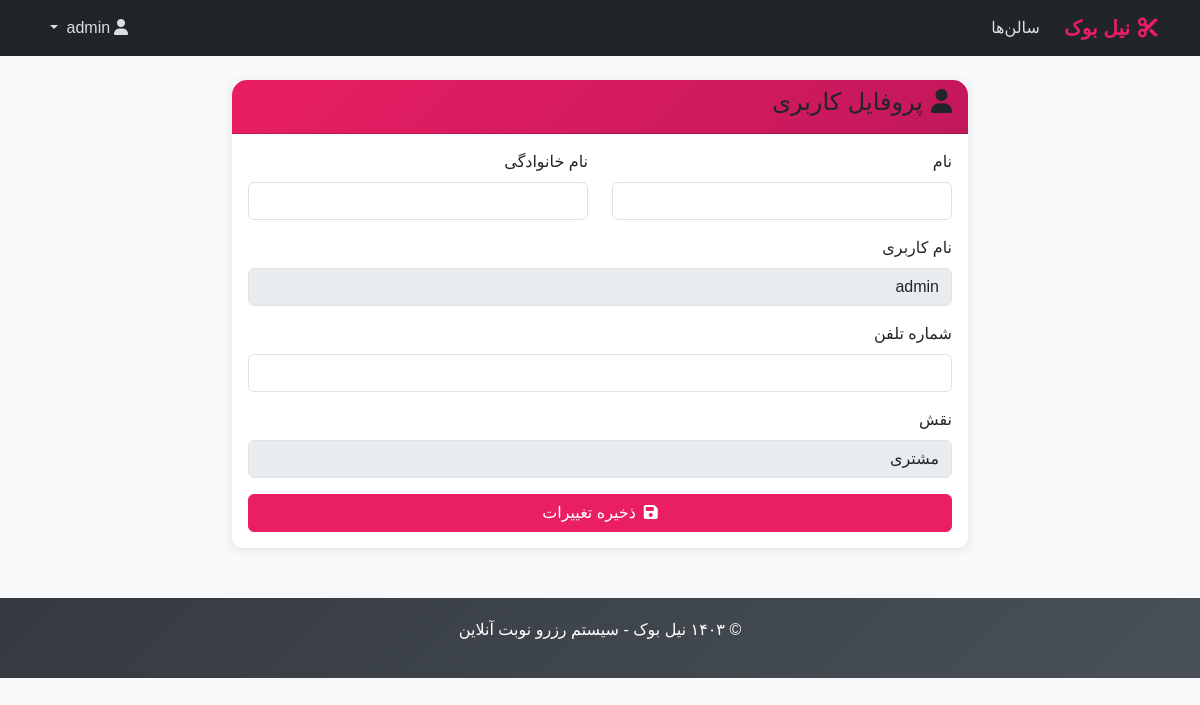
The app's page /accounts/profile/ (signed in), older data.
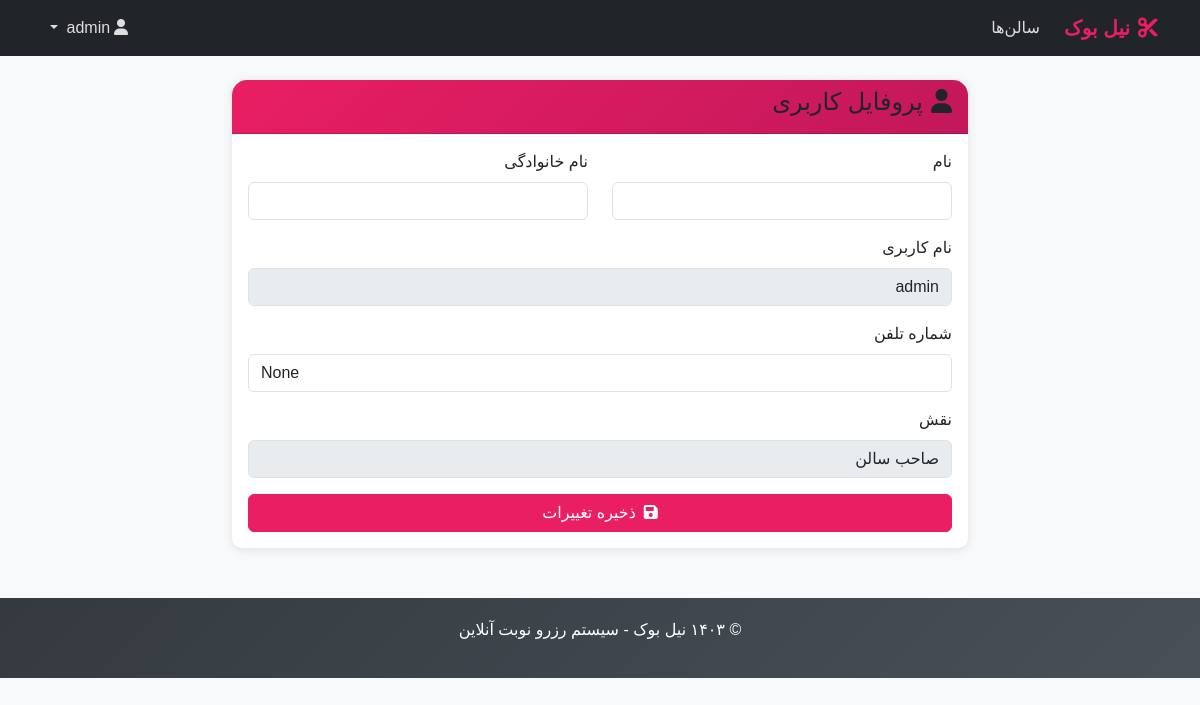
The same page, newer data.
### accounts/models.py (models this page shows, shortened)
class User(AbstractUser):
    ROLE_CHOICES = [
        ('salon_owner', 'صاحب سالن'),
        ('staff', 'کارمند'),
        ('customer', 'مشتری'),
    ]
    role = models.CharField(max_length=20, choices=ROLE_CHOICES, default='customer')
    phone = models.CharField(max_length=15, unique=True, blank=True, null=True)
    created_at = models.DateTimeField(auto_now_add=True)
    class Meta:
        verbose_name = 'کاربر'
        verbose_name_plural = 'کاربران'

### accounts/views.py (the view, shortened to what this page needs)
# urls.py: path('profile/', views.profile_view, name='profile'),
@login_required
def profile_view(request):
    return render(request, 'accounts/profile.html')

### templates/accounts/profile.html (shortened to what this page needs)
{% extends 'base.html' %}
{% block content %}
<div class="row justify-content-center">
    <div class="col-md-8">
        <div class="card">
            <div class="card-header">
                <h4><i class="fas fa-user me-2"></i>پروفایل کاربری</h4>
            </div>
            <div class="card-body">
                <form method="post">
                    <div class="row">
                        <div class="col-md-6 mb-3">
                            <label for="first_name" class="form-label">نام</label>
                            <input type="text" class="form-control" id="first_name" name="first_name" value="{{ user.first_name }}">
                        </div>
                        <div class="col-md-6 mb-3">
                            <label for="last_name" class="form-label">نام خانوادگی</label>
                            <input type="text" class="form-control" id="last_name" name="last_name" value="{{ user.last_name }}">
                        </div>
                    </div>
                    <div class="mb-3">
                        <label for="username" class="form-label">نام کاربری</label>
                        <input type="text" class="form-control" id="username" value="{{ user.username }}" disabled>
                    </div>
                    <div class="mb-3">
                        <label for="phone" class="form-label">شماره تلفن</label>
                        <input type="tel" class="form-control" id="phone" name="phone" value="{{ user.phone }}">
                    </div>
                    <div class="mb-3">
                        <label for="role" class="form-label">نقش</label>
                        <input type="text" class="form-control" value="{{ user.get_role_display }}" disabled>
                    </div>
                    <div class="d-grid">
                        <button type="submit" class="btn btn-primary">
                            <i class="fas fa-save me-2"></i>ذخیره تغییرات
                        </button>
                    </div>
                </form>
            </div>
        </div>
    </div>
</div>
{% endblock %}

Row changes from the older to the newer data that the page shows:
changed User "admin": phone (not shown) → "None"; role "مشتری" → "صاحب سالن"
